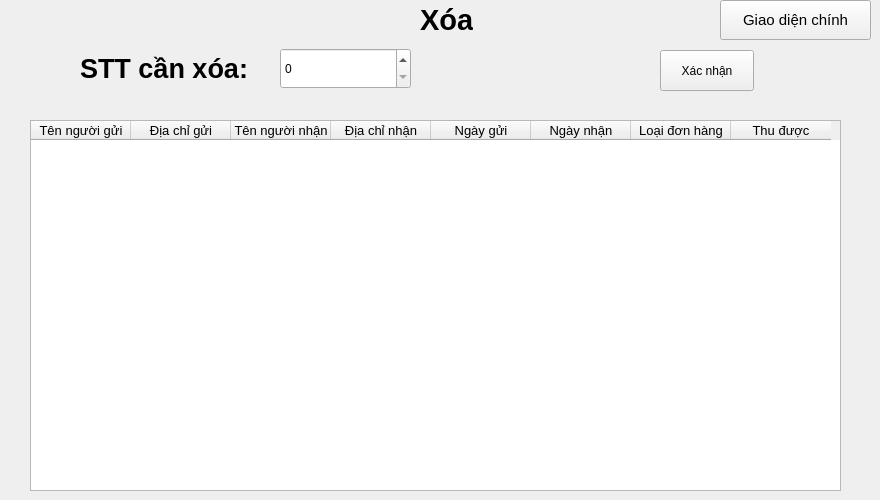
    <widget class="QWidget" name="page">
     <widget class="QLabel" name="label0_25">
      <property name="geometry">
       <rect>
        <x>420</x>
        <y>0</y>
        <width>53</width>
        <height>39</height>
       </rect>
      </property>
      <property name="font">
       <font>
        <family>Segoe UI</family>
        <pointsize>22</pointsize>
        <bold>true</bold>
       </font>
      </property>
      <property name="autoFillBackground">
       <bool>false</bool>
      </property>
      <property name="text">
       <string>Xóa</string>
      </property>
     </widget>
     <widget class="QLabel" name="label0_26">
      <property name="geometry">
       <rect>
        <x>80</x>
        <y>50</y>
        <width>298</width>
        <height>36</height>
       </rect>
      </property>
      <property name="font">
       <font>
        <family>Segoe UI</family>
        <pointsize>20</pointsize>
        <bold>true</bold>
       </font>
      </property>
      <property name="autoFillBackground">
       <bool>false</bool>
      </property>
      <property name="text">
       <string>STT cần xóa:</string>
      </property>
     </widget>
     <widget class="QTableWidget" name="tableWidgetDSToanBoDonHang">
      <property name="geometry">
       <rect>
        <x>30</x>
        <y>120</y>
        <width>811</width>
        <height>371</height>
       </rect>
      </property>
      <property name="font">
       <font>
        <pointsize>10</pointsize>
       </font>
      </property>
      <column>
       <property name="text">
        <string>Tên người gửi</string>
       </property>
      </column>
      <column>
       <property name="text">
        <string>Địa chỉ gửi</string>
       </property>
      </column>
      <column>
       <property name="text">
        <string>Tên người nhận</string>
       </property>
      </column>
      <column>
       <property name="text">
        <string>Địa chỉ nhận</string>
       </property>
      </column>
      <column>
       <property name="text">
        <string>Ngày gửi</string>
       </property>
      </column>
      <column>
       <property name="text">
        <string>Ngày nhận</string>
       </property>
      </column>
      <column>
       <property name="text">
        <string>Loại đơn hàng</string>
       </property>
      </column>
      <column>
       <property name="text">
        <string>Thu được</string>
       </property>
      </column>
     </widget>
     <widget class="QPushButton" name="pushButtonXacNhanXoaDon">
      <property name="geometry">
       <rect>
        <x>660</x>
        <y>50</y>
        <width>94</width>
        <height>41</height>
       </rect>
      </property>
      <property name="text">
       <string>Xác nhận</string>
      </property>
     </widget>
     <widget class="QPushButton" name="pushButton_24">
      <property name="geometry">
       <rect>
        <x>720</x>
        <y>0</y>
        <width>151</width>
        <height>40</height>
       </rect>
      </property>
      <property name="font">
       <font>
        <pointsize>11</pointsize>
        <bold>false</bold>
       </font>
      </property>
      <property name="text">
       <string>Giao diện chính</string>
      </property>
     </widget>
     <widget class="QSpinBox" name="spinBoxSTTCanXoa">
      <property name="geometry">
       <rect>
        <x>280</x>
        <y>48</y>
        <width>131</width>
        <height>41</height>
       </rect>
      </property>
     </widget>
    </widget>
